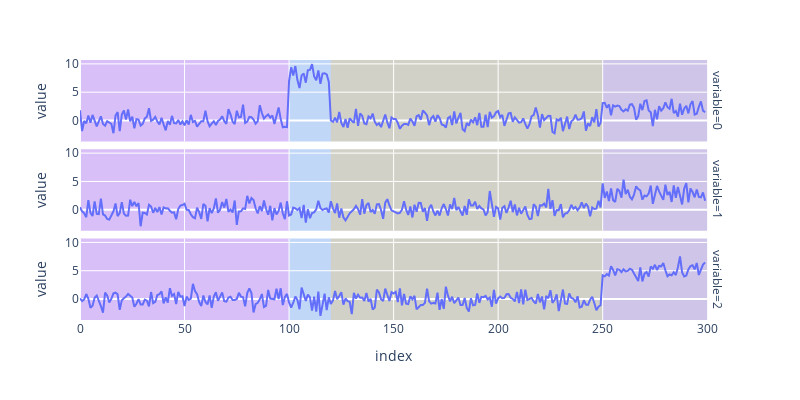

Notebook code cell kept with this figure:
### Code cell
segments = (
    changepoint_labels.to_frame()
    .groupby("segment_label")
    .apply(lambda x: pd.Interval(x.index[0], x.index[-1] + 1), include_groups=False)
)
add_segmentation_vrects(fig_3d, segments)

### Figure 1 — Plotly figure (JSON) as saved in the notebook; plotly's stock layout.template omitted (floating-point values rounded to 4 significant figures; data arrays with more than 128 entries replaced by an {"elided": "..."} marker saying what was removed)
{"data": [{"hovertemplate": "variable=0<br>index=%{x}<br>value=%{y}<extra></extra>", "legendgroup": "", "line": {"color": "#636efa", "dash": "solid"}, "marker": {"symbol": "circle"}, "mode": "lines", "name": "", "orientation": "v", "showlegend": false, "type": "scatter", "x": {"elided": "300 int values"}, "xaxis": "x3", "y": {"elided": "300 float values"}, "yaxis": "y3"}, {"hovertemplate": "variable=1<br>index=%{x}<br>value=%{y}<extra></extra>", "legendgroup": "", "line": {"color": "#636efa", "dash": "solid"}, "marker": {"symbol": "circle"}, "mode": "lines", "name": "", "orientation": "v", "showlegend": false, "type": "scatter", "x": {"elided": "300 int values"}, "xaxis": "x2", "y": {"elided": "300 float values"}, "yaxis": "y2"}, {"hovertemplate": "variable=2<br>index=%{x}<br>value=%{y}<extra></extra>", "legendgroup": "", "line": {"color": "#636efa", "dash": "solid"}, "marker": {"symbol": "circle"}, "mode": "lines", "name": "", "orientation": "v", "showlegend": false, "type": "scatter", "x": {"elided": "300 int values"}, "xaxis": "x", "y": {"elided": "300 float values"}, "yaxis": "y"}], "layout": {"annotations": [{"showarrow": false, "text": "variable=2", "textangle": 90, "x": 0.98, "xanchor": "left", "xref": "paper", "y": 0.1567, "yanchor": "middle", "yref": "paper"}, {"showarrow": false, "text": "variable=1", "textangle": 90, "x": 0.98, "xanchor": "left", "xref": "paper", "y": 0.5, "yanchor": "middle", "yref": "paper"}, {"showarrow": false, "text": "variable=0", "textangle": 90, "x": 0.98, "xanchor": "left", "xref": "paper", "y": 0.8433, "yanchor": "middle", "yref": "paper"}], "height": 400, "legend": {"tracegroupgap": 0}, "margin": {"t": 60}, "shapes": [{"fillcolor": "#AA0DFE", "layer": "below", "line": {"width": 0}, "opacity": 0.2, "type": "rect", "x0": 0, "x1": 100, "xref": "x", "y0": 0, "y1": 1, "yref": "y domain"}, {"fillcolor": "#AA0DFE", "layer": "below", "line": {"width": 0}, "opacity": 0.2, "type": "rect", "x0": 0, "x1": 100, "xref": "x2", "y0": 0, "y1": 1, "yref": "y2 domain"}, {"fillcolor": "#AA0DFE", "layer": "below", "line": {"width": 0}, "opacity": 0.2, "type": "rect", "x0": 0, "x1": 100, "xref": "x3", "y0": 0, "y1": 1, "yref": "y3 domain"}, {"fillcolor": "#3283FE", "layer": "below", "line": {"width": 0}, "opacity": 0.2, "type": "rect", "x0": 100, "x1": 120, "xref": "x", "y0": 0, "y1": 1, "yref": "y domain"}, {"fillcolor": "#3283FE", "layer": "below", "line": {"width": 0}, "opacity": 0.2, "type": "rect", "x0": 100, "x1": 120, "xref": "x2", "y0": 0, "y1": 1, "yref": "y2 domain"}, {"fillcolor": "#3283FE", "layer": "below", "line": {"width": 0}, "opacity": 0.2, "type": "rect", "x0": 100, "x1": 120, "xref": "x3", "y0": 0, "y1": 1, "yref": "y3 domain"}, {"fillcolor": "#85660D", "layer": "below", "line": {"width": 0}, "opacity": 0.2, "type": "rect", "x0": 120, "x1": 250, "xref": "x", "y0": 0, "y1": 1, "yref": "y domain"}, {"fillcolor": "#85660D", "layer": "below", "line": {"width": 0}, "opacity": 0.2, "type": "rect", "x0": 120, "x1": 250, "xref": "x2", "y0": 0, "y1": 1, "yref": "y2 domain"}, {"fillcolor": "#85660D", "layer": "below", "line": {"width": 0}, "opacity": 0.2, "type": "rect", "x0": 120, "x1": 250, "xref": "x3", "y0": 0, "y1": 1, "yref": "y3 domain"}, {"fillcolor": "#782AB6", "layer": "below", "line": {"width": 0}, "opacity": 0.2, "type": "rect", "x0": 250, "x1": 300, "xref": "x", "y0": 0, "y1": 1, "yref": "y domain"}, {"fillcolor": "#782AB6", "layer": "below", "line": {"width": 0}, "opacity": 0.2, "type": "rect", "x0": 250, "x1": 300, "xref": "x2", "y0": 0, "y1": 1, "yref": "y2 domain"}, {"fillcolor": "#782AB6", "layer": "below", "line": {"width": 0}, "opacity": 0.2, "type": "rect", "x0": 250, "x1": 300, "xref": "x3", "y0": 0, "y1": 1, "yref": "y3 domain"}], "width": 800, "xaxis": {"anchor": "y", "domain": [0, 0.98], "title": {"text": "index"}}, "xaxis2": {"anchor": "y2", "domain": [0, 0.98], "matches": "x", "showticklabels": false}, "xaxis3": {"anchor": "y3", "domain": [0, 0.98], "matches": "x", "showticklabels": false}, "yaxis": {"anchor": "x", "domain": [0, 0.3133], "title": {"text": "value"}}, "yaxis2": {"anchor": "x2", "domain": [0.3433, 0.6567], "matches": "y", "title": {"text": "value"}}, "yaxis3": {"anchor": "x3", "domain": [0.6867, 1.0], "matches": "y", "title": {"text": "value"}}}}
